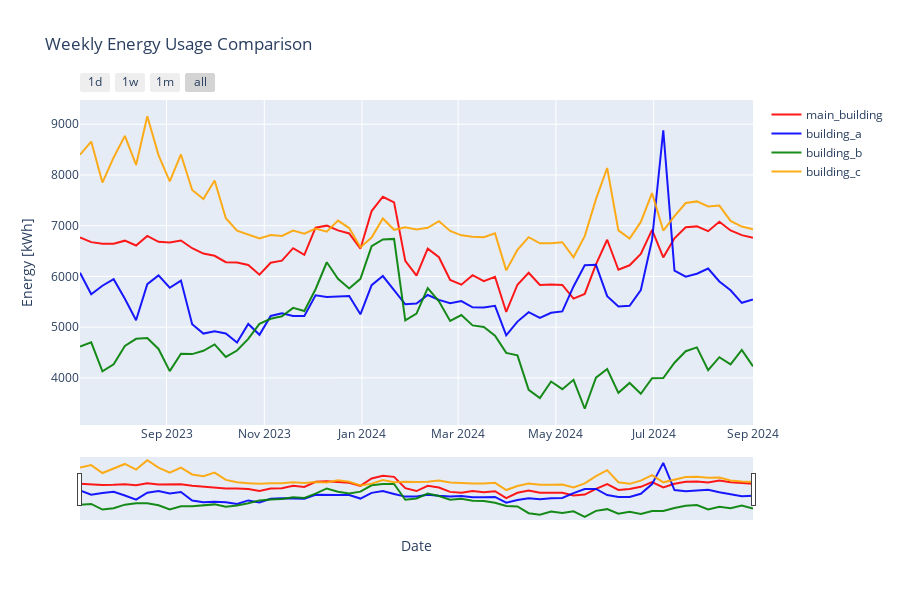

Notebook code for this chart:
### Code cell
merged_df, cols =pipe.select_and_merge_datasets(["net_consumption"], periode="w")
merged_df = merged_df.iloc[1:-1]
    
plot_energy_usage(merged_df, cols,
                    titel="Weekly Energy Usage Comparison",
                    yaxis_title="Energy [kWh]",
                    tozeroy=False,
                    dark_mode=True,
                    )
